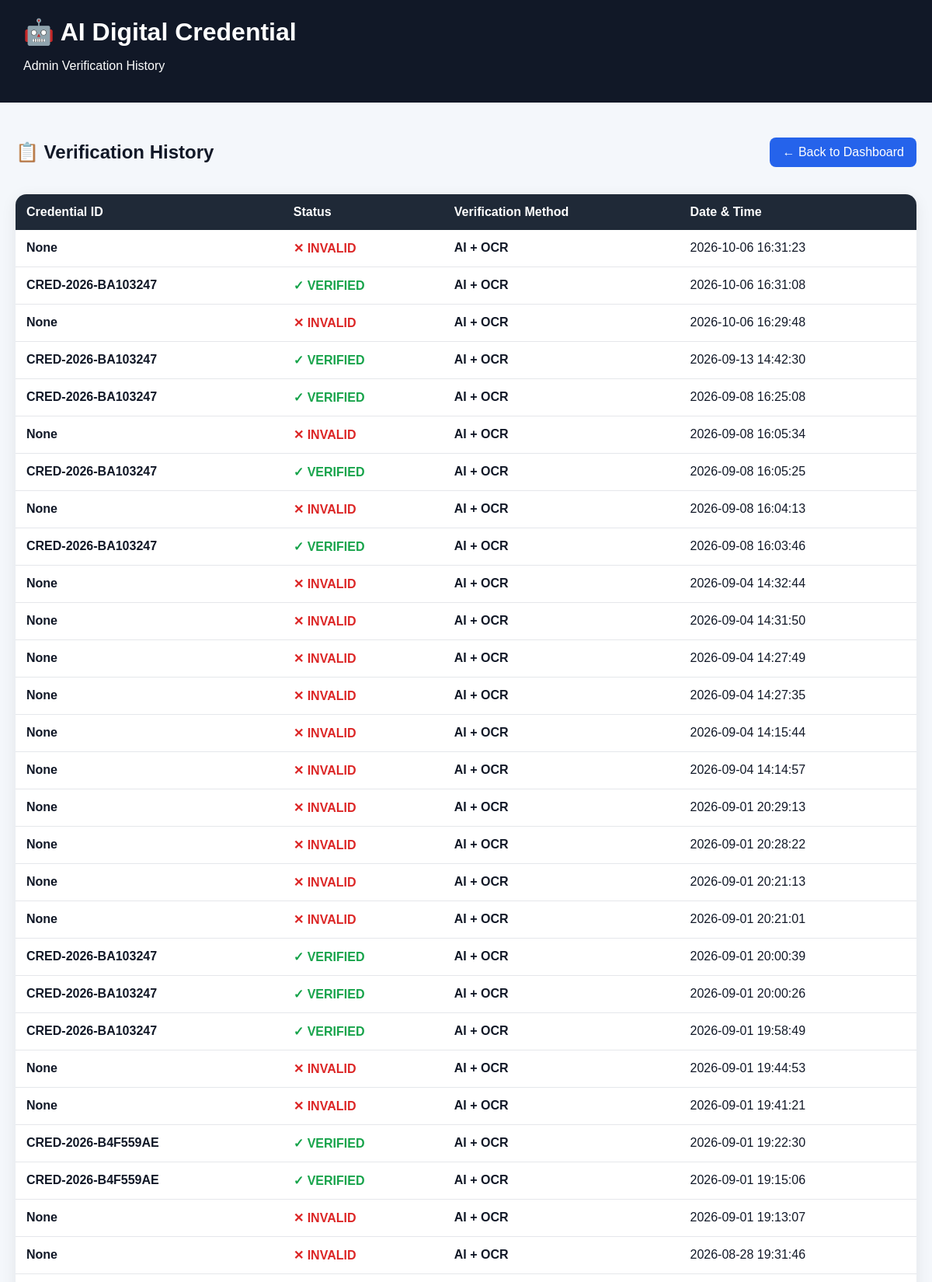
The app's page /admin-history (signed in, upper part) with its own data.
### tables this page shows
CREATE TABLE verification_history (

            id INTEGER PRIMARY KEY AUTOINCREMENT,

            certificate_id INTEGER,

            validation_code TEXT,

            status TEXT NOT NULL,

            method TEXT NOT NULL,

            verified_at TEXT NOT NULL
        , credential_id TEXT, verification_method TEXT);

### app.py (the view)
@app.route(
    "/admin-history"
)
def admin_history():
    if "admin_id" not in session:
        return redirect(
            url_for("admin_login")
        )
    conn = get_db()
    history = conn.execute(
        """
        SELECT *
        FROM verification_history
        ORDER BY id DESC
        """
    ).fetchall()
    conn.close()
    return render_template(
        "admin_history.html",
        history=[
            dict(row)
            for row in history
        ]
    )

### app.py (called while the page is built)
def get_db():
    conn = sqlite3.connect(DB_PATH)
    conn.row_factory = sqlite3.Row
    return conn

### admin_history.html (shortened to what this page needs)
<!DOCTYPE html>
<html lang="en">
<head>
</head>
<body>
    <div class="header">
        <h1>🤖 AI Digital Credential</h1>
        <p>
            Admin Verification History
        </p>
    </div>
    <div class="container">
        <div class="top">
            <h2>
                📋 Verification History
            </h2>
            <a
                href="{{ url_for('admin_dashboard') }}"
                class="back"
            >
                ← Back to Dashboard
            </a>
        </div>
        <div class="table-box">
            {% if history %}
            <table>
                <thead>
                    <tr>
                        <th>
                            Credential ID
                        </th>
                        <th>
                            Status
                        </th>
                        <th>
                            Verification Method
                        </th>
                        <th>
                            Date & Time
                        </th>
                    </tr>
                </thead>
                <tbody>
                    {% for item in history %}
                    <tr>
                        <td>
                            <strong>
                                {{ item.credential_id }}
                            </strong>
                        </td>
                        <td>
                            {% if item.status == "VERIFIED" %}
                                <span class="verified">
                                    ✓ VERIFIED
                                </span>
                            {% else %}
                                <span class="invalid">
                                    ✕ INVALID
                                </span>
                            {% endif %}
                        </td>
                        <td class="method">
                            {{ item.verification_method }}
                        </td>
                        <td>
                            {{ item.verified_at }}
                        </td>
                    </tr>
                    {% endfor %}
                </tbody>
            </table>
            {% endif %}
        </div>
    </div>
</body>
</html>

### admin_history.html (style rules this page uses)
* { box-sizing: border-box; }
body { margin: 0; font-family: Arial, sans-serif; background: #f4f7fb; color: #111827; }
.header { background: #111827; color: white; padding: 22px 30px; }
.header h1 { margin: 0; }
.container { max-width: 1200px; margin: 30px auto; padding: 0 20px; }
.top { display: flex; justify-content: space-between; align-items: center; margin-bottom: 20px; gap: 10px; }
.back { background: #2563eb; color: white; text-decoration: none; padding: 10px 16px; border-radius: 8px; }
.table-box { background: white; border-radius: 14px; overflow-x: auto; box-shadow: 0 5px 20px rgba(0,0,0,0.08); }
table { width: 100%; border-collapse: collapse; min-width: 750px; }
th { background: #1f2937; color: white; padding: 14px; text-align: left; }
td { padding: 14px; border-bottom: 1px solid #e5e7eb; }
.verified { color: #16a34a; font-weight: bold; }
.invalid { color: #dc2626; font-weight: bold; }
.method { font-weight: 600; }

### records on screen
verification_history: credential_id "None", status "✕ INVALID", verification_method "AI + OCR", verified_at "2026-10-06 16:31:23"
verification_history: credential_id "CRED-2026-BA103247", status "✓ VERIFIED", verification_method "AI + OCR", verified_at "2026-10-06 16:31:08"
verification_history: credential_id "None", status "✕ INVALID", verification_method "AI + OCR", verified_at "2026-10-06 16:29:48"
verification_history: credential_id "CRED-2026-BA103247", status "✓ VERIFIED", verification_method "AI + OCR", verified_at "2026-09-13 14:42:30"
verification_history: credential_id "CRED-2026-BA103247", status "✓ VERIFIED", verification_method "AI + OCR", verified_at "2026-09-08 16:25:08"
verification_history: credential_id "None", status "✕ INVALID", verification_method "AI + OCR", verified_at "2026-09-08 16:05:34"
verification_history: credential_id "CRED-2026-BA103247", status "✓ VERIFIED", verification_method "AI + OCR", verified_at "2026-09-08 16:05:25"
verification_history: credential_id "None", status "✕ INVALID", verification_method "AI + OCR", verified_at "2026-09-08 16:04:13"
verification_history: credential_id "CRED-2026-BA103247", status "✓ VERIFIED", verification_method "AI + OCR", verified_at "2026-09-08 16:03:46"
verification_history: credential_id "None", status "✕ INVALID", verification_method "AI + OCR", verified_at "2026-09-04 14:32:44"
verification_history: credential_id "None", status "✕ INVALID", verification_method "AI + OCR", verified_at "2026-09-04 14:31:50"
verification_history: credential_id "None", status "✕ INVALID", verification_method "AI + OCR", verified_at "2026-09-04 14:27:49"
verification_history: credential_id "None", status "✕ INVALID", verification_method "AI + OCR", verified_at "2026-09-04 14:27:35"
verification_history: credential_id "None", status "✕ INVALID", verification_method "AI + OCR", verified_at "2026-09-04 14:15:44"
verification_history: credential_id "None", status "✕ INVALID", verification_method "AI + OCR", verified_at "2026-09-04 14:14:57"
verification_history: credential_id "None", status "✕ INVALID", verification_method "AI + OCR", verified_at "2026-09-01 20:29:13"
verification_history: credential_id "None", status "✕ INVALID", verification_method "AI + OCR", verified_at "2026-09-01 20:28:22"
verification_history: credential_id "None", status "✕ INVALID", verification_method "AI + OCR", verified_at "2026-09-01 20:21:13"
verification_history: credential_id "None", status "✕ INVALID", verification_method "AI + OCR", verified_at "2026-09-01 20:21:01"
verification_history: credential_id "CRED-2026-BA103247", status "✓ VERIFIED", verification_method "AI + OCR", verified_at "2026-09-01 20:00:39"
verification_history: credential_id "CRED-2026-BA103247", status "✓ VERIFIED", verification_method "AI + OCR", verified_at "2026-09-01 20:00:26"
verification_history: credential_id "CRED-2026-BA103247", status "✓ VERIFIED", verification_method "AI + OCR", verified_at "2026-09-01 19:58:49"
verification_history: credential_id "None", status "✕ INVALID", verification_method "AI + OCR", verified_at "2026-09-01 19:44:53"
verification_history: credential_id "None", status "✕ INVALID", verification_method "AI + OCR", verified_at "2026-09-01 19:41:21"
verification_history: credential_id "CRED-2026-B4F559AE", status "✓ VERIFIED", verification_method "AI + OCR", verified_at "2026-09-01 19:22:30"
verification_history: credential_id "CRED-2026-B4F559AE", status "✓ VERIFIED", verification_method "AI + OCR", verified_at "2026-09-01 19:15:06"
verification_history: credential_id "None", status "✕ INVALID", verification_method "AI + OCR", verified_at "2026-09-01 19:13:07"
verification_history: credential_id "None", status "✕ INVALID", verification_method "AI + OCR", verified_at "2026-08-28 19:31:46"
